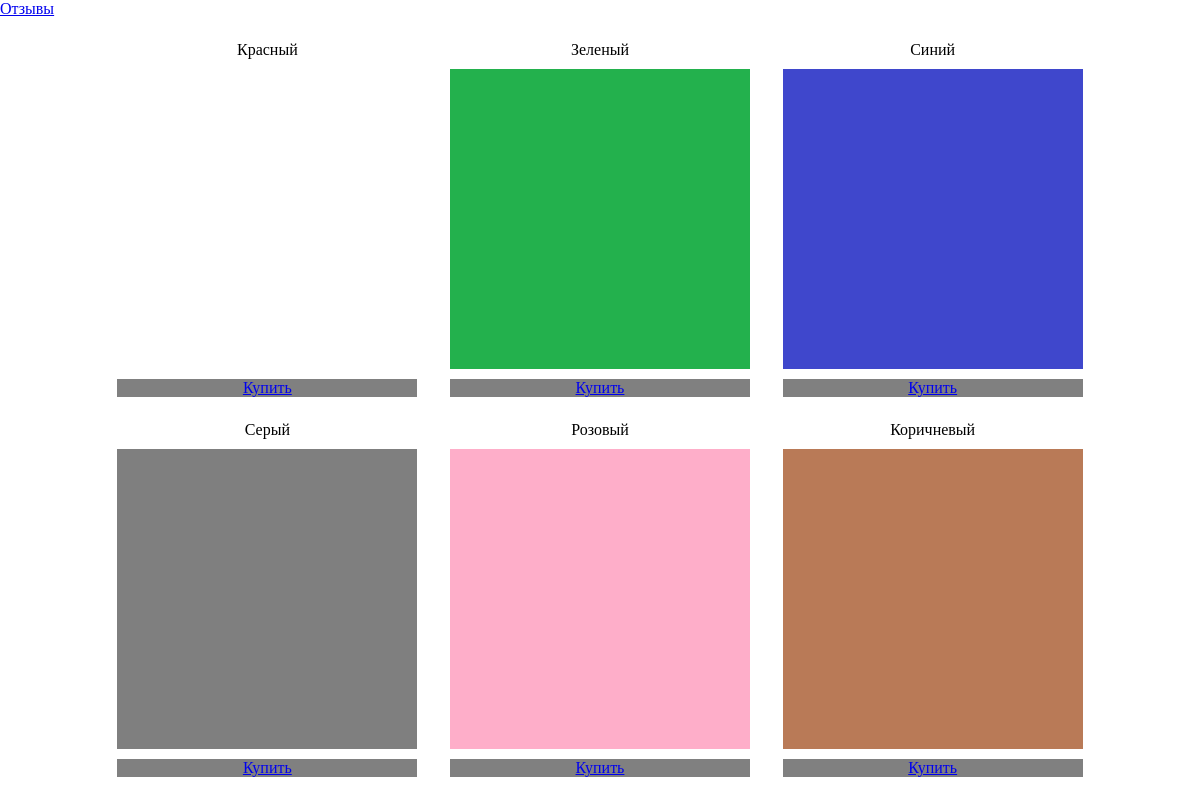
Page /hw6/hw-catalog/index.php on the committed database.
### tables this page shows
CREATE TABLE `t_catalog` (
  `id` INT NOT NULL AUTO_INCREMENT,
  `title` VARCHAR(45) NOT NULL,
  `price` DECIMAL(10,2) NOT NULL,
  `descr` VARCHAR(45) NOT NULL,
  `active` VARCHAR(1) NOT NULL,
  `img` VARCHAR(45) NOT NULL,
  PRIMARY KEY (`id`));

### hw6/hw-catalog/index.php (the view, shortened to what this page needs)
<?php
$temp_catalog = file_get_contents('catalog.tpl');
include "config.php";
    $cRowElem = 0;
    $sql = "SELECT * FROM catalog.t_catalog";
    $res = mysqli_query($cn,$sql);
	while($data = mysqli_fetch_assoc($res)){
		if ($cRowElem == 0)
            $content = $content . '<tr>';
		$content = $content . '
			<td align="center">
                <section>
                    <div class="d_name">
                        ' . $data["title"] . '
                    </div>
                    <div class="d_img" style="background-image: url(' . $data["img"] . ');">
                    </div>
                    <div class="d_buy">
                        <a href="product.php?id=' . $data["id"] . '">
                            Купить
                        </a>
                    </div>
               </section>
            </td>';
		$cRowElem++;
		if ($cRowElem == 3) {
			$content = $content . '</tr>';
			$cRowElem = 0;
		}
	}
    echo preg_replace('/{content}/',$content,$temp_catalog);
?>

### rows in the picture
t_catalog: title "Красный"
t_catalog: title "Зеленый", img (picture)
t_catalog: title "Синий", img (picture)
t_catalog: title "Серый", img (picture)
t_catalog: title "Розовый", img (picture)
t_catalog: title "Коричневый", img (picture)

### other values in the picture
preg_replace('/{content}/',$content,$temp_catalog) "Отзывы"
